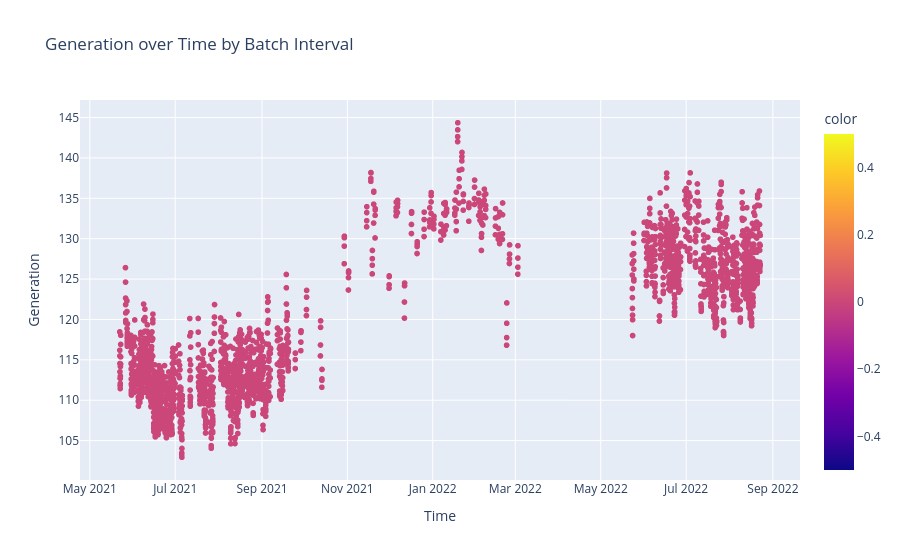
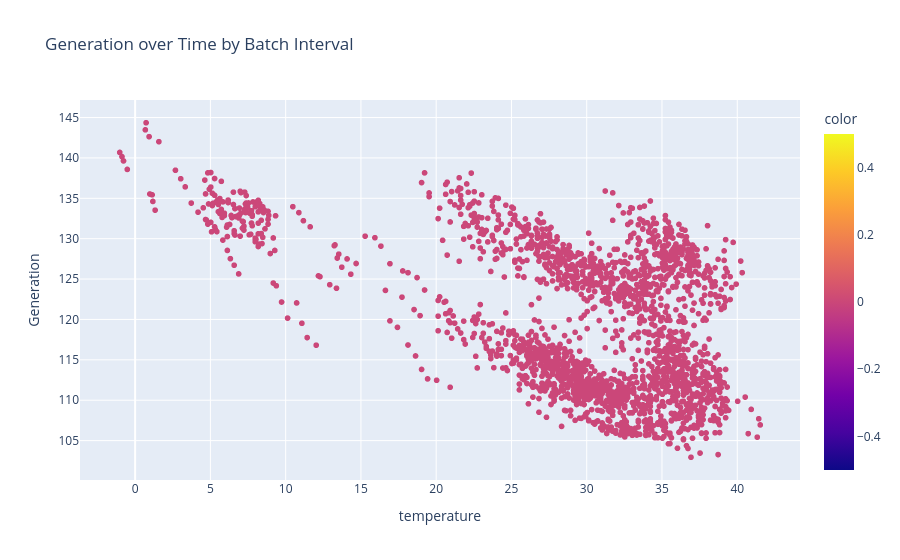

Here is the notebook cell these charts were saved with, in order:
### Code cell
name = "پرند"
code = "G12"
show(Data_selector(Data_selector(df_m1).filter_name_code(name,code)).select_good_peaks(goodness=3))

### Figure 1 — Plotly figure (JSON) as saved in the notebook; plotly's stock layout.template omitted (floating-point values rounded to 4 significant figures; data arrays with more than 128 entries replaced by an {"elided": "..."} marker saying what was removed)
{"data": [{"customdata": {"elided": "2135x2 float values"}, "hovertemplate": "Time=%{x}<br>Generation=%{y}<br>temperature=%{customdata[0]}<br>interval_id=%{customdata[1]}<br>color=%{marker.color}<extra></extra>", "legendgroup": "", "marker": {"color": {"elided": "2135 int values"}, "coloraxis": "coloraxis", "symbol": "circle"}, "mode": "markers", "name": "", "showlegend": false, "type": "scattergl", "x": {"elided": "2135 str values"}, "xaxis": "x", "y": {"elided": "2135 float values"}, "yaxis": "y"}], "layout": {"coloraxis": {"colorbar": {"title": {"text": "color"}}, "colorscale": [[0, "#0d0887"], [0.1111, "#46039f"], [0.2222, "#7201a8"], [0.3333, "#9c179e"], [0.4444, "#bd3786"], [0.5556, "#d8576b"], [0.6667, "#ed7953"], [0.7778, "#fb9f3a"], [0.8889, "#fdca26"], [1, "#f0f921"]]}, "legend": {"title": {"text": "batch"}, "tracegroupgap": 0}, "title": {"text": "Generation over Time by Batch Interval"}, "xaxis": {"anchor": "y", "domain": [0, 1], "title": {"text": "Time"}}, "yaxis": {"anchor": "x", "domain": [0, 1], "title": {"text": "Generation"}}}}

### Figure 2 — Plotly figure (JSON) as saved in the notebook; plotly's stock layout.template omitted (floating-point values rounded to 4 significant figures; data arrays with more than 128 entries replaced by an {"elided": "..."} marker saying what was removed)
{"data": [{"customdata": {"elided": "2135x2 mixed values"}, "hovertemplate": "temperature=%{x}<br>Generation=%{y}<br>Time=%{customdata[0]}<br>interval_id=%{customdata[1]}<br>color=%{marker.color}<extra></extra>", "legendgroup": "", "marker": {"color": {"elided": "2135 int values"}, "coloraxis": "coloraxis", "symbol": "circle"}, "mode": "markers", "name": "", "showlegend": false, "type": "scattergl", "x": {"elided": "2135 float values"}, "xaxis": "x", "y": {"elided": "2135 float values"}, "yaxis": "y"}], "layout": {"coloraxis": {"colorbar": {"title": {"text": "color"}}, "colorscale": [[0, "#0d0887"], [0.1111, "#46039f"], [0.2222, "#7201a8"], [0.3333, "#9c179e"], [0.4444, "#bd3786"], [0.5556, "#d8576b"], [0.6667, "#ed7953"], [0.7778, "#fb9f3a"], [0.8889, "#fdca26"], [1, "#f0f921"]]}, "legend": {"title": {"text": "batch"}, "tracegroupgap": 0}, "title": {"text": "Generation over Time by Batch Interval"}, "xaxis": {"anchor": "y", "domain": [0, 1], "title": {"text": "temperature"}}, "yaxis": {"anchor": "x", "domain": [0, 1], "title": {"text": "Generation"}}}}
